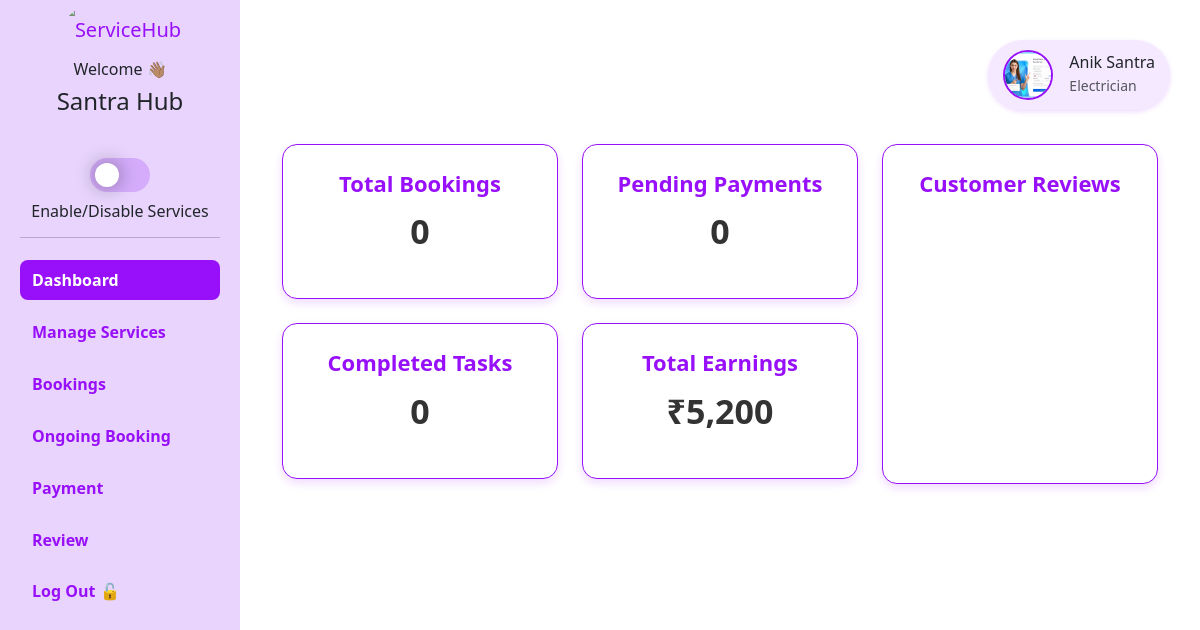
The page /s_pro/dash.php (signed in) on the database its author committed.
### tables this page shows
CREATE TABLE `service_providers` (
  `provider_id` int(11) NOT NULL,
  `image` text NOT NULL,
  `service_id` int(10) NOT NULL,
  `description` text NOT NULL,
  `approved_action` enum('pending','approved','rejected') NOT NULL,
  `created_at` timestamp NOT NULL DEFAULT current_timestamp(),
  `businessname` varchar(50) NOT NULL,
  `lisenceno` text NOT NULL,
  `identityno` text NOT NULL,
  `identityimage` text NOT NULL,
  `email` text NOT NULL,
  `phone` varchar(15) DEFAULT NULL,
  `provider_name` varchar(100) NOT NULL,
  `password` text NOT NULL,
  `address` text NOT NULL
);

CREATE TABLE `service` (
  `service_id` int(11) NOT NULL,
  `service_name` varchar(20) NOT NULL,
  `image` text NOT NULL
);

### s_pro/dash.php (the view, shortened to what this page needs)
<?php
include_once "connection.php";
?>
<!DOCTYPE html>
<html lang="en">
<head>
	<link rel="stylesheet" href="style.css">
	<link href="https://cdn.jsdelivr.net/npm/bootstrap@5.3.2/dist/css/bootstrap.min.css" rel="stylesheet">
	<link rel="stylesheet" href="https://cdnjs.cloudflare.com/ajax/libs/font-awesome/6.4.0/css/all.min.css">
</head>
<body>
	<?php include 'sidebar.php'; ?>
	<div class="main-content">
		<div class="top-profile d-flex justify-content-end align-items-center mb-4">
			<a href="profile-details.php" class="text-decoration-none text-dark">
				<div class="profile-info d-flex align-items-center">
					<img src="./uploads2/<?php echo htmlspecialchars($row['image']) ?>" alt="Profile Picture" class="profile-pic me-3">
					<div>
						<h6 class="mb-0"><?php echo htmlspecialchars($row['provider_name']); ?></h6>
						<small class="text-muted"><?php echo htmlspecialchars($row['service_name']); ?></small>
					</div>
				</div>
			</a>
		</div>
		<div class="container-fluid mt-4">
			<div class="row">
				<div class="col-lg-8">
					<div class="row">
						<div class="col-md-6 mb-4">
							<a href="total_bookings.php" class="text-decoration-none text-dark">
								<div class="custom-card">
									<h5 class="custom-title">Total Bookings</h5>
									<?php
									$res = mysqli_query($con, "SELECT COUNT(*) AS total FROM booking WHERE provider_id='" . $_SESSION['provider_id'] . "'");
									$row = mysqli_fetch_array($res);
									?>
									<p class="custom-number"><?php echo $row['total'] ?></p>
								</div>
							</a>
						</div>
						<div class="col-md-6 mb-4">
							<div class="custom-card">
								<h5 class="custom-title">Pending Payments</h5>
								<?php
								$res = mysqli_query($con, "SELECT COUNT(*) AS total FROM booking WHERE provider_id='" . $_SESSION['provider_id'] . "' AND payment_status='pending'");
								$row = mysqli_fetch_array($res);
								?>
								<p class="custom-number"><?php echo $row['total'] ?></p>
							</div>
						</div>
						<div class="col-md-6 mb-4">
							<div class="custom-card">
								<h5 class="custom-title">Completed Tasks</h5>
								<?php
								$res = mysqli_query($con, "SELECT COUNT(*) AS total FROM booking WHERE provider_id='" . $_SESSION['provider_id'] . "' AND booking_status='completed'");
								$row = mysqli_fetch_array($res);
								?>
								<p class="custom-number"><?php echo $row['total'] ?></p>
							</div>
						</div>
						<div class="col-md-6 mb-4">
							<div class="custom-card">
								<h5 class="custom-title">Total Earnings</h5>
								<p class="custom-number">₹5,200</p>
							</div>
						</div>
					</div>
				</div>
				<div class="col-lg-4 d-flex flex-column justify-content-between" style="min-height: 500px;">
    <div class="custom-card service-card mb-4" style="height: 340px;">
        <h4 class="custom-title">Customer Reviews</h4>
        <div class="review-scroll-wrapper">
        </div>
    </div>
</div>
</body>
</html>

### s_pro/sidebar.php (shortened to what this page needs)
<?php
include_once "connection.php";
$res = mysqli_query($con, "SELECT service_providers.*, service.service_name
    FROM service_providers
    INNER JOIN service ON service_providers.service_id = service.service_id
    WHERE service_providers.provider_id = " . $_SESSION['provider_id']);
$row = mysqli_fetch_assoc($res);
?>
<div class="sidebar">
    <div class="logo">
        <img src="../Homepage/assets/images/logo.png" alt="ServiceHub" class="circle">
        <h6>Welcome 👋🏽</h6>
        <h4><?php echo $row['businessname'] ?></h4><br>
        <label class="switch">
            <span class="slider"></span>
        </label>
        <h6>Enable/Disable Services</h6>
        <hr>
    </div>
    <nav>
        <a href="dash.php" class="main-link">Dashboard</a>
        <a href="manageservices.php" class="main-link">Manage Services</a>
        <a href="bookings.php" class="main-link">Bookings</a>
        <a href="ongoingbooking.php" class="main-link">Ongoing Booking</a>
        <a href="pay.php" class="main-link">Payment</a>
        <a href="rvu.php" class="main-link">Review</a>
        <a href="lout.php" class="main-link logout">Log Out 🔓</a>
    </nav>
</div>

### s_pro/style.css (style rules this page uses)
body { margin: 0; font-family: 'Segoe UI', Tahoma, Geneva, Verdana, sans-serif; background-color: #f5f2fa; }
.sidebar { width: 240px; height: 100vh; background-color: #e8d4fc; position: fixed; top: 0; left: 0; padding: 0 20px; box-sizing: border-box; min-height: 100vh; }
.logo { text-align: center; margin-bottom: 10px; }
.circle { width: 100px; height: 100px; color: #9810FA; font-size: 20px; line-height: 60px; border-radius: 50%; }
nav { display: flex; flex-direction: column; }
.main-link { display: block; margin: 6px 0; border-radius: 6px; transition: all 0.15s ease; color: #9810FA; font-weight: bold; text-decoration: none; font-size: 16px; cursor: pointer; padding: 8px 12px; position: relative; }
.main-link.active { background-color: #9810FA; color: #fff; padding: 8px 12px; border-radius: 8px; font-weight: bold; }
.logout { margin-top: 5px; font-size: 16px; }
.top-profile { padding: 10px 0; }
.profile-info { background: #f4e9ff; padding: 10px 15px; border-radius: 50px; box-shadow: 0 2px 5px rgba(152, 16, 250, 0.15); transition: all 0.4s ease-in-out; cursor: pointer; }
.profile-pic { width: 50px; height: 50px; object-fit: cover; border-radius: 50%; border: 2px solid #9810FA; transition: transform 0.3s ease-in-out; }
.main-content { margin-left: 240px; padding: 30px; }
.custom-card { background: #fff; border: 1px solid #9810FA; border-radius: 15px; padding: 25px; height: 100%; text-align: center; box-shadow: 0px 4px 10px rgba(152, 16, 250, 0.15); transition: transform 0.3s ease; }
.custom-title { color: #9810FA; font-size: 22px; font-weight: bold; margin-bottom: 10px; }
.custom-number { font-size: 34px; font-weight: bold; color: #333; }

### s_pro/dash.php (style rules this page uses)
.review-scroll-wrapper { height: 200px; overflow: hidden; position: relative; }

### s_pro/sidebar.php (style rules this page uses)
.switch { font-size: 17px; position: relative; display: inline-block; width: 3.5em; height: 2em; margin: 10px; }
.slider { position: absolute; cursor: pointer; inset: 0; background: #d4acfb; border-radius: 50px; transition: all 0.4s cubic-bezier(0.23, 1, 0.320, 1); }
.slider:before { position: absolute; content: ""; height: 1.4em; width: 1.4em; left: 0.3em; bottom: 0.3em; background-color: white; border-radius: 50px; box-shadow: 0 0px 20px rgba(0, 0, 0, 0.4); transition: all 0.4s cubic-bezier(0.175, 0.885, 0.32, 1.275); }

### rows shown on the page
service_providers: businessname "Santra Hub", image (picture), provider_name "Anik Santra", service.service_name "Electrician"

### other values the page prints
$row['total'] "0"
